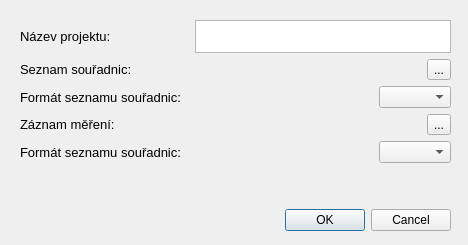
<?xml version="1.0" encoding="UTF-8"?>
<ui version="4.0">
 <class>Dialog</class>
 <widget class="QDialog" name="Dialog">
  <property name="geometry">
   <rect>
    <x>0</x>
    <y>0</y>
    <width>468</width>
    <height>245</height>
   </rect>
  </property>
  <property name="windowTitle">
   <string>Dialog</string>
  </property>
  <widget class="QWidget" name="">
   <property name="geometry">
    <rect>
     <x>20</x>
     <y>20</y>
     <width>431</width>
     <height>211</height>
    </rect>
   </property>
   <layout class="QVBoxLayout" name="verticalLayout_2">
    <item>
     <layout class="QVBoxLayout" name="verticalLayout">
      <item>
       <layout class="QHBoxLayout" name="horizontalLayout">
        <item>
         <widget class="QLabel" name="label">
          <property name="font">
           <font>
            <pointsize>10</pointsize>
           </font>
          </property>
          <property name="text">
           <string>Název projektu:</string>
          </property>
         </widget>
        </item>
        <item>
         <spacer name="horizontalSpacer">
          <property name="orientation">
           <enum>Qt::Horizontal</enum>
          </property>
          <property name="sizeHint" stdset="0">
           <size>
            <width>40</width>
            <height>20</height>
           </size>
          </property>
         </spacer>
        </item>
        <item>
         <widget class="QTextEdit" name="textEdit">
          <property name="sizePolicy">
           <sizepolicy hsizetype="Expanding" vsizetype="Maximum">
            <horstretch>0</horstretch>
            <verstretch>0</verstretch>
           </sizepolicy>
          </property>
          <property name="font">
           <font>
            <pointsize>10</pointsize>
           </font>
          </property>
         </widget>
        </item>
       </layout>
      </item>
      <item>
       <spacer name="verticalSpacer_2">
        <property name="orientation">
         <enum>Qt::Vertical</enum>
        </property>
        <property name="sizeHint" stdset="0">
         <size>
          <width>20</width>
          <height>13</height>
         </size>
        </property>
       </spacer>
      </item>
      <item>
       <layout class="QHBoxLayout" name="horizontalLayout_2">
        <item>
         <widget class="QLabel" name="label_2">
          <property name="font">
           <font>
            <pointsize>10</pointsize>
           </font>
          </property>
          <property name="text">
           <string>Seznam souřadnic:</string>
          </property>
         </widget>
        </item>
        <item>
         <spacer name="horizontalSpacer_2">
          <property name="orientation">
           <enum>Qt::Horizontal</enum>
          </property>
          <property name="sizeHint" stdset="0">
           <size>
            <width>40</width>
            <height>20</height>
           </size>
          </property>
         </spacer>
        </item>
        <item>
         <widget class="QToolButton" name="toolButton">
          <property name="text">
           <string>...</string>
          </property>
         </widget>
        </item>
       </layout>
      </item>
      <item>
       <spacer name="verticalSpacer_4">
        <property name="orientation">
         <enum>Qt::Vertical</enum>
        </property>
        <property name="sizeHint" stdset="0">
         <size>
          <width>20</width>
          <height>13</height>
         </size>
        </property>
       </spacer>
      </item>
      <item>
       <layout class="QHBoxLayout" name="horizontalLayout_4">
        <item>
         <widget class="QLabel" name="label_4">
          <property name="font">
           <font>
            <pointsize>10</pointsize>
           </font>
          </property>
          <property name="text">
           <string>Formát seznamu souřadnic:</string>
          </property>
         </widget>
        </item>
        <item>
         <spacer name="horizontalSpacer_4">
          <property name="orientation">
           <enum>Qt::Horizontal</enum>
          </property>
          <property name="sizeHint" stdset="0">
           <size>
            <width>68</width>
            <height>20</height>
           </size>
          </property>
         </spacer>
        </item>
        <item>
         <widget class="QComboBox" name="comboBox"/>
        </item>
       </layout>
      </item>
      <item>
       <spacer name="verticalSpacer">
        <property name="orientation">
         <enum>Qt::Vertical</enum>
        </property>
        <property name="sizeHint" stdset="0">
         <size>
          <width>20</width>
          <height>13</height>
         </size>
        </property>
       </spacer>
      </item>
      <item>
       <layout class="QHBoxLayout" name="horizontalLayout_3">
        <item>
         <widget class="QLabel" name="label_3">
          <property name="font">
           <font>
            <pointsize>10</pointsize>
           </font>
          </property>
          <property name="text">
           <string>Záznam měření:</string>
          </property>
         </widget>
        </item>
        <item>
         <spacer name="horizontalSpacer_3">
          <property name="orientation">
           <enum>Qt::Horizontal</enum>
          </property>
          <property name="sizeHint" stdset="0">
           <size>
            <width>40</width>
            <height>20</height>
           </size>
          </property>
         </spacer>
        </item>
        <item>
         <widget class="QToolButton" name="toolButton_2">
          <property name="text">
           <string>...</string>
          </property>
         </widget>
        </item>
       </layout>
      </item>
      <item>
       <spacer name="verticalSpacer_3">
        <property name="orientation">
         <enum>Qt::Vertical</enum>
        </property>
        <property name="sizeHint" stdset="0">
         <size>
          <width>20</width>
          <height>13</height>
         </size>
        </property>
       </spacer>
      </item>
      <item>
       <layout class="QHBoxLayout" name="horizontalLayout_5">
        <item>
         <widget class="QLabel" name="label_5">
          <property name="font">
           <font>
            <pointsize>10</pointsize>
           </font>
          </property>
          <property name="text">
           <string>Formát seznamu souřadnic:</string>
          </property>
         </widget>
        </item>
        <item>
         <spacer name="horizontalSpacer_5">
          <property name="orientation">
           <enum>Qt::Horizontal</enum>
          </property>
          <property name="sizeHint" stdset="0">
           <size>
            <width>68</width>
            <height>20</height>
           </size>
          </property>
         </spacer>
        </item>
        <item>
         <widget class="QComboBox" name="comboBox_2"/>
        </item>
       </layout>
      </item>
     </layout>
    </item>
    <item>
     <spacer name="verticalSpacer_5">
      <property name="orientation">
       <enum>Qt::Vertical</enum>
      </property>
      <property name="sizeType">
       <enum>QSizePolicy::Fixed</enum>
      </property>
      <property name="sizeHint" stdset="0">
       <size>
        <width>20</width>
        <height>40</height>
       </size>
      </property>
     </spacer>
    </item>
    <item>
     <widget class="QDialogButtonBox" name="buttonBox">
      <property name="orientation">
       <enum>Qt::Horizontal</enum>
      </property>
      <property name="standardButtons">
       <set>QDialogButtonBox::Cancel|QDialogButtonBox::Ok</set>
      </property>
     </widget>
    </item>
   </layout>
  </widget>
 </widget>
 <resources/>
 <connections>
  <connection>
   <sender>buttonBox</sender>
   <signal>accepted()</signal>
   <receiver>Dialog</receiver>
   <slot>accept()</slot>
   <hints>
    <hint type="sourcelabel">
     <x>248</x>
     <y>254</y>
    </hint>
    <hint type="destinationlabel">
     <x>157</x>
     <y>274</y>
    </hint>
   </hints>
  </connection>
  <connection>
   <sender>buttonBox</sender>
   <signal>rejected()</signal>
   <receiver>Dialog</receiver>
   <slot>reject()</slot>
   <hints>
    <hint type="sourcelabel">
     <x>316</x>
     <y>260</y>
    </hint>
    <hint type="destinationlabel">
     <x>286</x>
     <y>274</y>
    </hint>
   </hints>
  </connection>
 </connections>
</ui>
